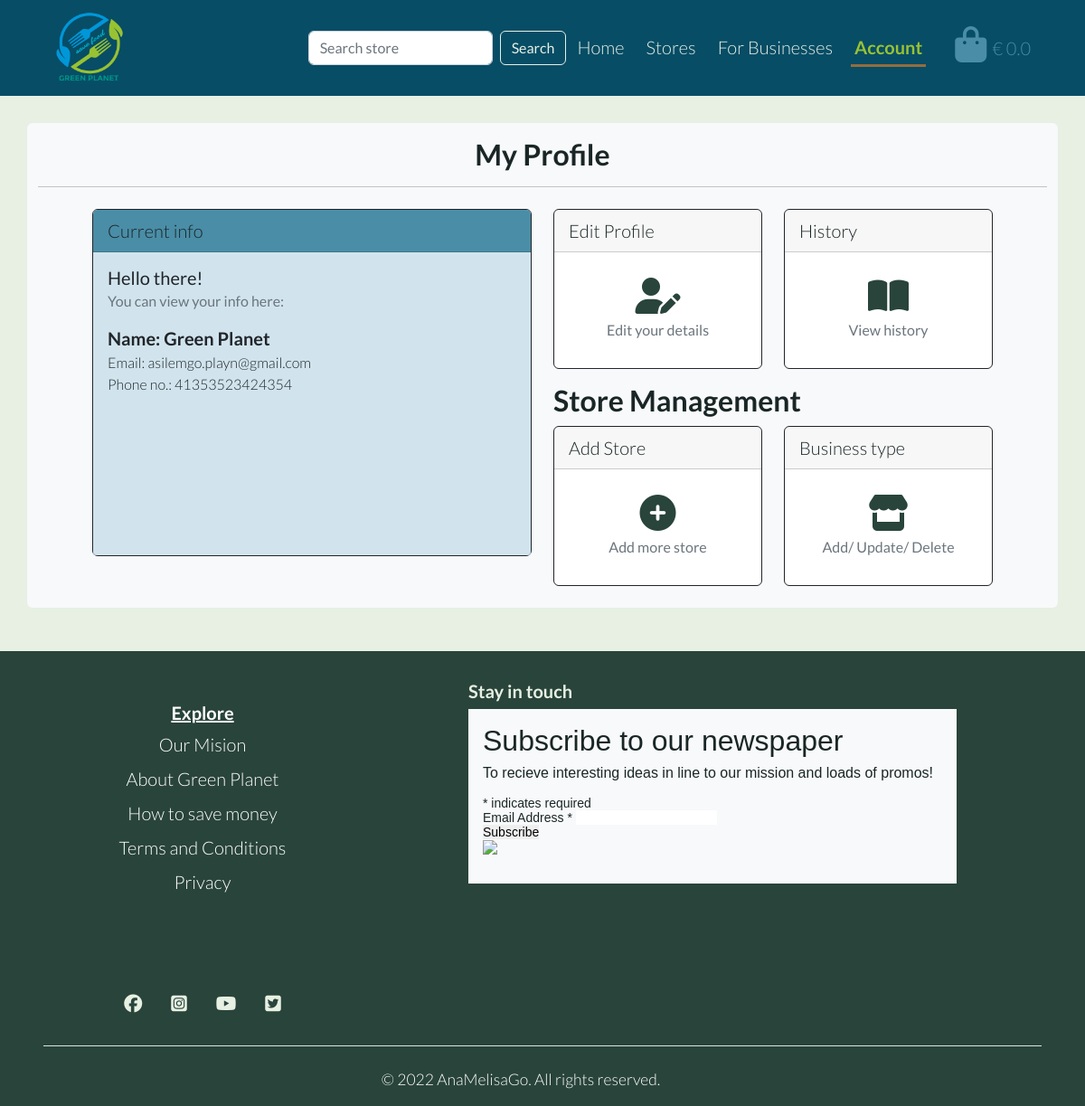
/profile/ (signed in), run on the app's committed database.
### userprofiles/models.py (models this page shows, shortened)
class UserProfile(models.Model):
    user = models.OneToOneField(User, on_delete=models.CASCADE)
    default_phone_number = models.CharField(
        max_length=20, null=True, blank=True
    )

### userprofiles/views.py (the view)
# urls.py: path('', views.user_profile, name='user_profile'),
@login_required
def user_profile(request):
    profile = get_object_or_404(UserProfile, user=request.user)
    template = 'profiles/profile.html'
    context = {
        'profile': profile,
        'account': 'active',
    }
    return render(request, template, context)

### bag/contexts.py (called while the page is built, shortened)
def bag_contents(request):
    bag_items = []
    grand_total = 0
    bag = request.session.get('bag', {})
    context = {
        'bag_items': bag_items,
        'grand_total': grand_total,
    }
    return context

### userprofiles/templates/profiles/profile.html (shortened to what this page needs)
{% extends "base.html" %}
{% load static %}
{% block extra_css %}
<link rel="stylesheet" href="{% static 'profiles/css/profile.css' %}">
{% endblock %}
{% block content %}
<div class="container mt-2 mb-5 min-h-page bg-light rounded py-2">
    <div class="row">
        <div class="col text-center py-2">
            <h2 class="fw-bold">My Profile</h2>
            <hr class="my-3">
        </div>
    </div>
    <div class="row mx-lg-5 mx-md-4 mx-sm-3">
        <div class="col-md-6 col-12">
            <div class="card profile-card border-dark mb-3">
                <div class="card-header bg-sky-blue">Current info</div>
                <div class="card-body bg-trans-white text-dark">
                    <h5 class="card-title">Hello there!</h5>
                    <h6 class="card-subtitle mb-2 text-muted">You can view your info here:</h6>
                    <div class="mt-3">
                        <p class="card-text fw-bold my-0">Name:
                            {% if profile.user.first_name or profile.user.last_name %}
                                {{ profile.user.get_full_name }}
                            {% else %}
                                {{ profile.user.username }}
                            {% endif %}
                            </p>
                          <p class="card-text my-0 text-break fs-6">Email: {{ profile.user.email }}</p>
                          <p class="card-text my-0 fs-6">Phone no.: {{ profile.default_phone_number }}</p>
                    </div>
                </div>
            </div>
        </div>
        <div class="col-md-6 col-12">
            <div class="row">
                <div class="col-md-6 col-12">
                    <div class="card border-dark mb-3">
                        <div class="card-header">Edit Profile</div>
                        <a href="{% url 'edit_profile' %}">
                            <div class="card-body profile-card-body text-dark text-center pt-4">
                                <h5 class="card-title fs-1 text-dark-tree"><i class="fas fa-user-edit"></i></h5>
                                <h6 class="card-subtitle mb-2 text-muted">Edit your details</h6>
                            </div>
                        </a>
                    </div>
                </div>
                <div class="col-md-6 col-12">
                    <div class="card border-dark mb-3">
                        <div class="card-header">History</div>
                        <a href="{% url 'view_history' %}">
                            <div class="card-body profile-card-body text-dark text-center pt-4">
                                <h5 class="card-title fs-1 text-dark-tree"><i class="fas fa-book-open"></i></h5>
                                <h6 class="card-subtitle mb-2 text-muted">View history</h6>
                            </div>
                        </a>
                    </div>
                </div>
            </div>
            {% if user.is_superuser %}
            <h2 class="fw-bold">Store Management</h2>
            <div class="row">
                <div class="col-md-6 col-12">
                    <div class="card border-dark mb-3">
                        <div class="card-header">Add Store</div>
                        <a href="{% url 'add_store' %}">
                            <div class="card-body profile-card-body text-dark text-center pt-4">
                                <h5 class="card-title fs-1 text-dark-tree"><i class="fas fa-plus-circle"></i></h5>
                                <h6 class="card-subtitle mb-2 text-muted">Add more store</h6>
                            </div>
                        </a>
                    </div>
                </div>
                <div class="col-md-6 col-12">
                    <div class="card border-dark mb-3">
                        <div class="card-header">Business type</div>
                        <a href="{% url 'add_business_type' %}">
                            <div class="card-body profile-card-body text-dark text-center pt-4">
                                <h5 class="card-title fs-1 text-dark-tree"><i class="fas fa-store"></i></h5>
                                <h6 class="card-subtitle mb-2 text-muted">Add/ Update/ Delete</h6>
                            </div>
                        </a>
                    </div>
                </div>
            </div>
            {% endif %}
        </div>
    </div>
</div>
{% endblock %}

### static/css/base.css (style rules this page uses)
:root { --planet-trans-cloud: rgba(194, 219, 232, 0.75); --planet-trans-black: rgba(26, 38, 38, 0.3); --planet-black-night: #1a2626; --planet-dark-tree: #29443b; --planet-dark-ocean: #074d66; --planet-sky-blue: #4a8da7; --planet-white-leaf: #e7f0e3; --planet-brown-leaf: #946C3E; --planet-yellow-leaf: #99C233; }
* { padding: 0; margin: 0; border: none; }
html { height: 100%; }
body { min-height: 100vh; display: flex; flex-direction: column; background-color: var(--planet-white-leaf); font-weight: 300; color: var(--planet-black-night); font-size: 20px; font-family: 'Lato', sans-serif; }
a { color: var(--planet-black-night); text-decoration: none; }
.bg-trans-white { background-color: var(--planet-trans-cloud); }
.bg-sky-blue { background-color: var(--planet-sky-blue); }
.text-dark-tree { color: var(--planet-dark-tree); }
.min-h-page { min-height: 50vh; }

### userprofiles/static/profiles/css/profile.css (style rules this page uses)
.profile-card { height: 24rem; }
.profile-card-body { height: 8rem; }

### data on the page
UserProfile: user.get_full_name "Green Planet", user.email "asilemgo.playn@gmail.com", default_phone_number "41353523424354"
